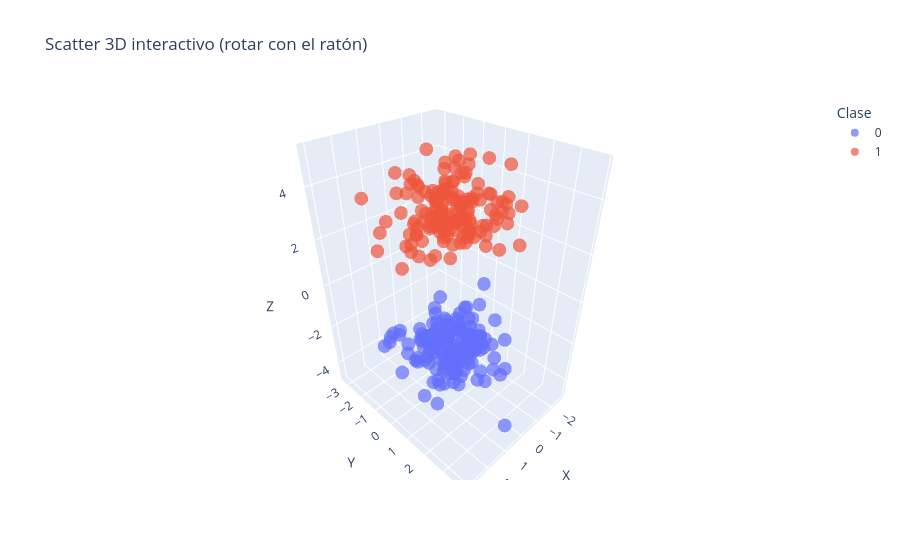

Notebook cell for this chart:
### Code cell
fig = px.scatter_3d(
    df,
    x="X",
    y="Y",
    z="Z",
    color="Clase",
    opacity=0.7,
    title="Scatter 3D interactivo (rotar con el ratón)"
)

fig.show()

### Figure 1 — Plotly figure (JSON) as saved in the notebook; plotly's stock layout.template omitted (floating-point values rounded to 4 significant figures; data arrays with more than 128 entries replaced by an {"elided": "..."} marker saying what was removed)
{"data": [{"hovertemplate": "Clase=0<br>X=%{x}<br>Y=%{y}<br>Z=%{z}<extra></extra>", "legendgroup": "0", "marker": {"color": "#636efa", "opacity": 0.7, "symbol": "circle"}, "mode": "markers", "name": "0", "scene": "scene", "showlegend": true, "type": "scatter3d", "x": {"elided": "150 float values"}, "y": {"elided": "150 float values"}, "z": {"elided": "150 float values"}}, {"hovertemplate": "Clase=1<br>X=%{x}<br>Y=%{y}<br>Z=%{z}<extra></extra>", "legendgroup": "1", "marker": {"color": "#EF553B", "opacity": 0.7, "symbol": "circle"}, "mode": "markers", "name": "1", "scene": "scene", "showlegend": true, "type": "scatter3d", "x": {"elided": "150 float values"}, "y": {"elided": "150 float values"}, "z": {"elided": "150 float values"}}], "layout": {"legend": {"title": {"text": "Clase"}, "tracegroupgap": 0}, "scene": {"domain": {"x": [0, 1], "y": [0, 1]}, "xaxis": {"title": {"text": "X"}}, "yaxis": {"title": {"text": "Y"}}, "zaxis": {"title": {"text": "Z"}}}, "title": {"text": "Scatter 3D interactivo (rotar con el ratón)"}}}
